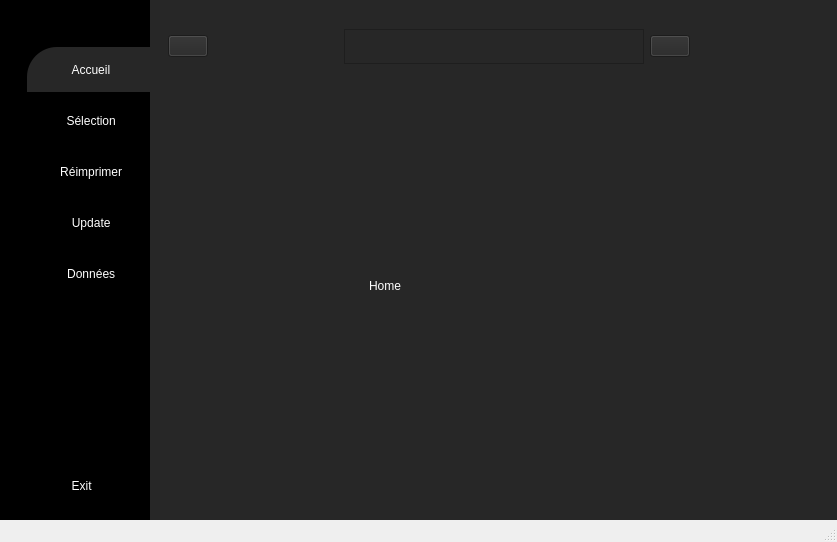
<?xml version="1.0" encoding="UTF-8"?>
<ui version="4.0">
 <class>MainWindow</class>
 <widget class="QMainWindow" name="MainWindow">
  <property name="geometry">
   <rect>
    <x>0</x>
    <y>0</y>
    <width>837</width>
    <height>542</height>
   </rect>
  </property>
  <property name="minimumSize">
   <size>
    <width>700</width>
    <height>390</height>
   </size>
  </property>
  <property name="windowTitle">
   <string>MainWindow</string>
  </property>
  <property name="toolButtonStyle">
   <enum>Qt::ToolButtonFollowStyle</enum>
  </property>
  <widget class="QWidget" name="centralwidget">
   <layout class="QHBoxLayout" name="horizontalLayout">
    <property name="spacing">
     <number>0</number>
    </property>
    <property name="sizeConstraint">
     <enum>QLayout::SetMinAndMaxSize</enum>
    </property>
    <property name="leftMargin">
     <number>0</number>
    </property>
    <property name="topMargin">
     <number>0</number>
    </property>
    <property name="rightMargin">
     <number>0</number>
    </property>
    <property name="bottomMargin">
     <number>0</number>
    </property>
    <item>
     <widget class="QWidget" name="icon_text_widget" native="true">
      <property name="enabled">
       <bool>true</bool>
      </property>
      <property name="minimumSize">
       <size>
        <width>150</width>
        <height>331</height>
       </size>
      </property>
      <property name="maximumSize">
       <size>
        <width>150</width>
        <height>16777215</height>
       </size>
      </property>
      <property name="styleSheet">
       <string notr="true">QWidget {
	background-color: black;
	display: none;
	
	color: rgb(255, 255, 255);
}
image{
	color: rgb(255, 255, 255);
}</string>
      </property>
      <layout class="QVBoxLayout" name="verticalLayout_7">
       <property name="rightMargin">
        <number>0</number>
       </property>
       <item>
        <widget class="QWidget" name="widget" native="true">
         <property name="styleSheet">
          <string notr="true">b</string>
         </property>
         <layout class="QVBoxLayout" name="verticalLayout_5">
          <property name="spacing">
           <number>6</number>
          </property>
          <item>
           <layout class="QHBoxLayout" name="horizontalLayout_3">
            <property name="spacing">
             <number>0</number>
            </property>
            <property name="rightMargin">
             <number>50</number>
            </property>
            <item>
             <widget class="QLabel" name="label_3">
              <property name="maximumSize">
               <size>
                <width>50</width>
                <height>999999</height>
               </size>
              </property>
              <property name="styleSheet">
               <string notr="true">box-shadow: 0 6px 20px 0 rgba(0, 0, 0, 0.19);</string>
              </property>
              <property name="text">
               <string/>
              </property>
              <property name="pixmap">
               <pixmap resource="../../../Images/fichier_source.qrc">:/logo/logo/logo2petit.png</pixmap>
              </property>
              <property name="scaledContents">
               <bool>false</bool>
              </property>
             </widget>
            </item>
           </layout>
          </item>
          <item>
           <widget class="QWidget" name="main_btn_widget" native="true">
            <property name="minimumSize">
             <size>
              <width>143</width>
              <height>0</height>
             </size>
            </property>
            <property name="styleSheet">
             <string notr="true">QPushButton {
  	border: none;
	border-top-left-radius: 30px;
}
QPushButton:checked {
   background-color: rgb(39, 39, 39);
}</string>
            </property>
            <layout class="QVBoxLayout" name="verticalLayout_3">
             <property name="spacing">
              <number>6</number>
             </property>
             <item>
              <widget class="QPushButton" name="home_btn">
               <property name="minimumSize">
                <size>
                 <width>0</width>
                 <height>45</height>
                </size>
               </property>
               <property name="layoutDirection">
                <enum>Qt::LeftToRight</enum>
               </property>
               <property name="styleSheet">
                <string notr="true"/>
               </property>
               <property name="text">
                <string> Accueil</string>
               </property>
               <property name="icon">
                <iconset resource="../../../Images/fichier_source.qrc">
                 <normaloff>:/icon/icons/002-home.png</normaloff>:/icon/icons/002-home.png</iconset>
               </property>
               <property name="iconSize">
                <size>
                 <width>30</width>
                 <height>30</height>
                </size>
               </property>
               <property name="checkable">
                <bool>true</bool>
               </property>
               <property name="checked">
                <bool>true</bool>
               </property>
               <property name="autoExclusive">
                <bool>true</bool>
               </property>
              </widget>
             </item>
             <item>
              <widget class="QPushButton" name="selection_btn">
               <property name="minimumSize">
                <size>
                 <width>0</width>
                 <height>45</height>
                </size>
               </property>
               <property name="styleSheet">
                <string notr="true"/>
               </property>
               <property name="text">
                <string> Sélection</string>
               </property>
               <property name="icon">
                <iconset resource="../../../Images/fichier_source.qrc">
                 <normaloff>:/icon/icons/011-selective.png</normaloff>:/icon/icons/011-selective.png</iconset>
               </property>
               <property name="iconSize">
                <size>
                 <width>30</width>
                 <height>30</height>
                </size>
               </property>
               <property name="checkable">
                <bool>true</bool>
               </property>
               <property name="autoExclusive">
                <bool>true</bool>
               </property>
              </widget>
             </item>
             <item>
              <widget class="QPushButton" name="reprint_btn">
               <property name="minimumSize">
                <size>
                 <width>0</width>
                 <height>45</height>
                </size>
               </property>
               <property name="styleSheet">
                <string notr="true"/>
               </property>
               <property name="text">
                <string> Réimprimer</string>
               </property>
               <property name="icon">
                <iconset resource="../../../Images/fichier_source.qrc">
                 <normaloff>:/icon/icons/008-reprint.png</normaloff>:/icon/icons/008-reprint.png</iconset>
               </property>
               <property name="iconSize">
                <size>
                 <width>30</width>
                 <height>30</height>
                </size>
               </property>
               <property name="checkable">
                <bool>true</bool>
               </property>
               <property name="autoExclusive">
                <bool>true</bool>
               </property>
              </widget>
             </item>
             <item>
              <widget class="QPushButton" name="update_btn">
               <property name="minimumSize">
                <size>
                 <width>0</width>
                 <height>45</height>
                </size>
               </property>
               <property name="styleSheet">
                <string notr="true"/>
               </property>
               <property name="text">
                <string> Update</string>
               </property>
               <property name="icon">
                <iconset resource="../../../Images/fichier_source.qrc">
                 <normaloff>:/icon/icons/010-data-processing.png</normaloff>:/icon/icons/010-data-processing.png</iconset>
               </property>
               <property name="iconSize">
                <size>
                 <width>30</width>
                 <height>30</height>
                </size>
               </property>
               <property name="checkable">
                <bool>true</bool>
               </property>
               <property name="autoExclusive">
                <bool>true</bool>
               </property>
              </widget>
             </item>
             <item>
              <widget class="QPushButton" name="data_btn">
               <property name="minimumSize">
                <size>
                 <width>0</width>
                 <height>45</height>
                </size>
               </property>
               <property name="styleSheet">
                <string notr="true"/>
               </property>
               <property name="text">
                <string> Données</string>
               </property>
               <property name="icon">
                <iconset resource="../../../Images/fichier_source.qrc">
                 <normaloff>:/icon/icons/001-inbox.png</normaloff>:/icon/icons/001-inbox.png</iconset>
               </property>
               <property name="iconSize">
                <size>
                 <width>30</width>
                 <height>30</height>
                </size>
               </property>
               <property name="checkable">
                <bool>true</bool>
               </property>
               <property name="autoExclusive">
                <bool>true</bool>
               </property>
              </widget>
             </item>
            </layout>
           </widget>
          </item>
          <item>
           <spacer name="verticalSpacer_3">
            <property name="orientation">
             <enum>Qt::Vertical</enum>
            </property>
            <property name="sizeHint" stdset="0">
             <size>
              <width>20</width>
              <height>178</height>
             </size>
            </property>
           </spacer>
          </item>
          <item>
           <widget class="QWidget" name="widget" native="true">
            <property name="minimumSize">
             <size>
              <width>0</width>
              <height>50</height>
             </size>
            </property>
            <property name="maximumSize">
             <size>
              <width>16777215</width>
              <height>16777215</height>
             </size>
            </property>
            <layout class="QHBoxLayout" name="horizontalLayout_2">
             <item>
              <spacer name="horizontalSpacer_4">
               <property name="orientation">
                <enum>Qt::Horizontal</enum>
               </property>
               <property name="sizeHint" stdset="0">
                <size>
                 <width>11</width>
                 <height>20</height>
                </size>
               </property>
              </spacer>
             </item>
             <item>
              <widget class="QPushButton" name="exit_btn_2">
               <property name="minimumSize">
                <size>
                 <width>80</width>
                 <height>50</height>
                </size>
               </property>
               <property name="maximumSize">
                <size>
                 <width>80</width>
                 <height>60</height>
                </size>
               </property>
               <property name="styleSheet">
                <string notr="true">border:none;</string>
               </property>
               <property name="text">
                <string> Exit</string>
               </property>
               <property name="icon">
                <iconset resource="../../../Images/fichier_source.qrc">
                 <normaloff>:/icon/icons/013-logout.png</normaloff>:/icon/icons/013-logout.png</iconset>
               </property>
               <property name="iconSize">
                <size>
                 <width>30</width>
                 <height>30</height>
                </size>
               </property>
              </widget>
             </item>
             <item>
              <spacer name="horizontalSpacer_3">
               <property name="orientation">
                <enum>Qt::Horizontal</enum>
               </property>
               <property name="sizeHint" stdset="0">
                <size>
                 <width>12</width>
                 <height>20</height>
                </size>
               </property>
              </spacer>
             </item>
            </layout>
           </widget>
          </item>
         </layout>
        </widget>
       </item>
      </layout>
     </widget>
    </item>
    <item>
     <widget class="QWidget" name="main_page" native="true">
      <property name="styleSheet">
       <string notr="true">background-color: rgb(39, 39, 39);
font: 700 12pt &quot;Segoe UI&quot;;
color: rgb(255, 255, 255);</string>
      </property>
      <layout class="QVBoxLayout" name="verticalLayout_8">
       <item>
        <widget class="QWidget" name="header" native="true">
         <property name="minimumSize">
          <size>
           <width>0</width>
           <height>75</height>
          </size>
         </property>
         <property name="maximumSize">
          <size>
           <width>16777215</width>
           <height>75</height>
          </size>
         </property>
         <layout class="QHBoxLayout" name="horizontalLayout_4">
          <item>
           <widget class="QPushButton" name="hamburger_btn">
            <property name="text">
             <string/>
            </property>
            <property name="icon">
             <iconset resource="../../../Images/fichier_source.qrc">
              <normaloff>:/icon/icons/005-menu-bar.png</normaloff>:/icon/icons/005-menu-bar.png</iconset>
            </property>
            <property name="iconSize">
             <size>
              <width>40</width>
              <height>40</height>
             </size>
            </property>
            <property name="checkable">
             <bool>true</bool>
            </property>
            <property name="checked">
             <bool>false</bool>
            </property>
           </widget>
          </item>
          <item>
           <spacer name="horizontalSpacer">
            <property name="orientation">
             <enum>Qt::Horizontal</enum>
            </property>
            <property name="sizeHint" stdset="0">
             <size>
              <width>40</width>
              <height>20</height>
             </size>
            </property>
           </spacer>
          </item>
          <item>
           <widget class="QTextEdit" name="textEdit">
            <property name="minimumSize">
             <size>
              <width>300</width>
              <height>0</height>
             </size>
            </property>
            <property name="maximumSize">
             <size>
              <width>500</width>
              <height>35</height>
             </size>
            </property>
           </widget>
          </item>
          <item>
           <widget class="QPushButton" name="pushButton">
            <property name="text">
             <string/>
            </property>
            <property name="icon">
             <iconset resource="../../../Images/fichier_source.qrc">
              <normaloff>:/icon/icons/004-search-interface-symbol.png</normaloff>:/icon/icons/004-search-interface-symbol.png</iconset>
            </property>
            <property name="iconSize">
             <size>
              <width>20</width>
              <height>20</height>
             </size>
            </property>
           </widget>
          </item>
          <item>
           <spacer name="horizontalSpacer_2">
            <property name="orientation">
             <enum>Qt::Horizontal</enum>
            </property>
            <property name="sizeHint" stdset="0">
             <size>
              <width>40</width>
              <height>20</height>
             </size>
            </property>
           </spacer>
          </item>
         </layout>
        </widget>
       </item>
       <item>
        <widget class="QStackedWidget" name="body">
         <property name="minimumSize">
          <size>
           <width>600</width>
           <height>0</height>
          </size>
         </property>
         <property name="styleSheet">
          <string notr="true"/>
         </property>
         <property name="currentIndex">
          <number>0</number>
         </property>
         <widget class="QWidget" name="home_widget">
          <widget class="QLabel" name="label">
           <property name="geometry">
            <rect>
             <x>210</x>
             <y>70</y>
             <width>331</width>
             <height>251</height>
            </rect>
           </property>
           <property name="text">
            <string>Home</string>
           </property>
          </widget>
         </widget>
        </widget>
       </item>
      </layout>
     </widget>
    </item>
   </layout>
  </widget>
  <widget class="QMenuBar" name="menubar">
   <property name="geometry">
    <rect>
     <x>0</x>
     <y>0</y>
     <width>837</width>
     <height>22</height>
    </rect>
   </property>
  </widget>
  <widget class="QStatusBar" name="statusbar"/>
 </widget>
 <resources>
  <include location="../../../Images/fichier_source.qrc"/>
  <include location="../../../Images/fichier_source.qrc"/>
  <include location="../../../Images/fichier_source.qrc"/>
 </resources>
 <connections>
  <connection>
   <sender>hamburger_btn</sender>
   <signal>toggled(bool)</signal>
   <receiver>icon_text_widget</receiver>
   <slot>setVisible(bool)</slot>
   <hints>
    <hint type="sourcelabel">
     <x>219</x>
     <y>91</y>
    </hint>
    <hint type="destinationlabel">
     <x>149</x>
     <y>280</y>
    </hint>
   </hints>
  </connection>
 </connections>
</ui>
